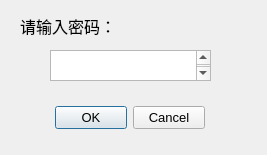
<?xml version="1.0" encoding="UTF-8"?>
<ui version="4.0">
 <class>Dialog</class>
 <widget class="QDialog" name="Dialog">
  <property name="geometry">
   <rect>
    <x>0</x>
    <y>0</y>
    <width>267</width>
    <height>155</height>
   </rect>
  </property>
  <property name="windowTitle">
   <string>Dialog</string>
  </property>
  <widget class="QDialogButtonBox" name="buttonBox">
   <property name="geometry">
    <rect>
     <x>55</x>
     <y>100</y>
     <width>150</width>
     <height>35</height>
    </rect>
   </property>
   <property name="font">
    <font>
     <pointsize>10</pointsize>
    </font>
   </property>
   <property name="orientation">
    <enum>Qt::Horizontal</enum>
   </property>
   <property name="standardButtons">
    <set>QDialogButtonBox::Cancel|QDialogButtonBox::Ok</set>
   </property>
  </widget>
  <widget class="QTextEdit" name="textEdit">
   <property name="geometry">
    <rect>
     <x>50</x>
     <y>50</y>
     <width>161</width>
     <height>31</height>
    </rect>
   </property>
   <property name="font">
    <font>
     <family>幼圆</family>
     <pointsize>12</pointsize>
    </font>
   </property>
  </widget>
  <widget class="QLabel" name="label">
   <property name="geometry">
    <rect>
     <x>20</x>
     <y>10</y>
     <width>91</width>
     <height>31</height>
    </rect>
   </property>
   <property name="font">
    <font>
     <family>幼圆</family>
     <pointsize>12</pointsize>
    </font>
   </property>
   <property name="text">
    <string>请输入密码：</string>
   </property>
  </widget>
 </widget>
 <resources/>
 <connections>
  <connection>
   <sender>buttonBox</sender>
   <signal>accepted()</signal>
   <receiver>Dialog</receiver>
   <slot>accept()</slot>
   <hints>
    <hint type="sourcelabel">
     <x>248</x>
     <y>254</y>
    </hint>
    <hint type="destinationlabel">
     <x>157</x>
     <y>274</y>
    </hint>
   </hints>
  </connection>
  <connection>
   <sender>buttonBox</sender>
   <signal>rejected()</signal>
   <receiver>Dialog</receiver>
   <slot>reject()</slot>
   <hints>
    <hint type="sourcelabel">
     <x>316</x>
     <y>260</y>
    </hint>
    <hint type="destinationlabel">
     <x>286</x>
     <y>274</y>
    </hint>
   </hints>
  </connection>
 </connections>
</ui>
